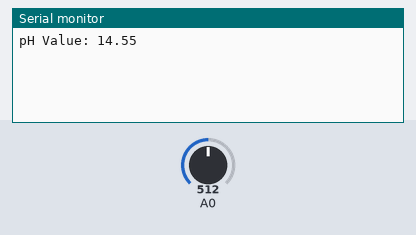
Recording of a sketch running on a simulated Arduino Uno, built with avr-gcc and run on an emulated ATmega328P. Parts: the last lines printed to the serial monitor. Inputs (shaded band) come from the test bench; at power-on: A0 = 512.

Above: at 1.2 s.
1.3 s: A0 set to 716
At 2.5 s:
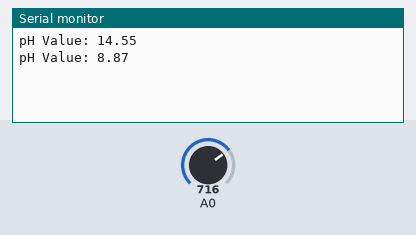
2.8 s: A0 set to 900
At 3.7 s:
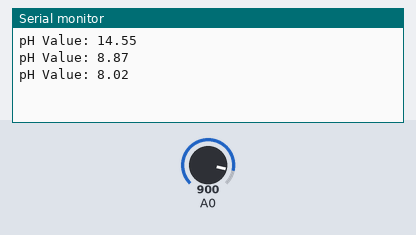
Timing chart, 0 to 5.8 s (numbered marks = the images above; inputs shaded):
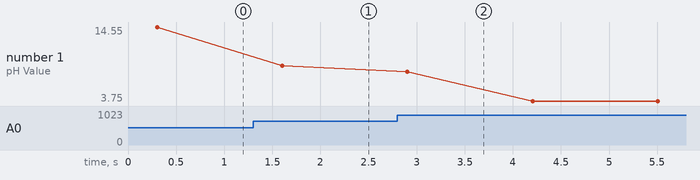

The sketch:

pH_sensor.ino
```cpp
// ---------- pH sensor variables ----------
float calibration_value = 28.8;
int buffer_arr[10], temp;
unsigned long int avgval;
float ph_act;

void setup()
{
  Serial.begin(9600);
}

void loop()
{
  // ---------- Read analog values ----------
  for (int i = 0; i < 10; i++) {
    buffer_arr[i] = analogRead(A0);
    delay(30);
  }

  // ---------- Sort readings ----------
  for (int i = 0; i < 9; i++) {
    for (int j = i + 1; j < 10; j++) {
      if (buffer_arr[i] > buffer_arr[j]) {
        temp = buffer_arr[i];
        buffer_arr[i] = buffer_arr[j];
        buffer_arr[j] = temp;
      }
    }
  }

  // ---------- Average middle values ----------
  avgval = 0;
  for (int i = 2; i < 8; i++)
    avgval += buffer_arr[i];

  // ---------- Voltage & pH calculation ----------
  float volt = (float)avgval * 5.0 / 1024.0 / 6.0;
  ph_act = -5.70 * volt + calibration_value;

  // ---------- Serial output ----------
  Serial.print("pH Value: ");
  Serial.println(ph_act, 2);

  delay(1000); // measurement interval
}
```

Measured:
- after the input at 1.3 s, the serial monitor: prints a new line after 0.30 s (image 1)
- after the input at 2.8 s, the serial monitor: prints a new line after 0.11 s (image 2)
- plotted number 1: 14.55 → 8.87 after the input at 1.3 s, 8.87 → 3.75 after the input at 2.8 s
